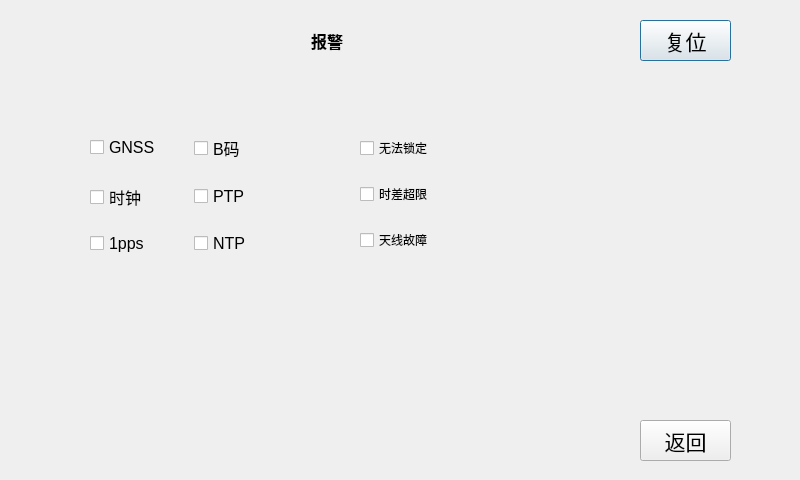
<?xml version="1.0" encoding="UTF-8"?>
<ui version="4.0">
 <class>SetAlarm</class>
 <widget class="QDialog" name="SetAlarm">
  <property name="geometry">
   <rect>
    <x>0</x>
    <y>0</y>
    <width>800</width>
    <height>480</height>
   </rect>
  </property>
  <property name="windowTitle">
   <string>Dialog</string>
  </property>
  <widget class="QPushButton" name="pushButton_6">
   <property name="geometry">
    <rect>
     <x>640</x>
     <y>20</y>
     <width>91</width>
     <height>41</height>
    </rect>
   </property>
   <property name="font">
    <font>
     <pointsize>16</pointsize>
    </font>
   </property>
   <property name="text">
    <string>复位</string>
   </property>
  </widget>
  <widget class="QPushButton" name="pushButton_5">
   <property name="geometry">
    <rect>
     <x>640</x>
     <y>420</y>
     <width>91</width>
     <height>41</height>
    </rect>
   </property>
   <property name="font">
    <font>
     <pointsize>16</pointsize>
    </font>
   </property>
   <property name="text">
    <string>返回</string>
   </property>
  </widget>
  <widget class="QLabel" name="label">
   <property name="geometry">
    <rect>
     <x>300</x>
     <y>30</y>
     <width>54</width>
     <height>21</height>
    </rect>
   </property>
   <property name="font">
    <font>
     <pointsize>12</pointsize>
     <weight>75</weight>
     <bold>true</bold>
    </font>
   </property>
   <property name="text">
    <string>报警</string>
   </property>
   <property name="alignment">
    <set>Qt::AlignCenter</set>
   </property>
  </widget>
  <widget class="QWidget" name="layoutWidget">
   <property name="geometry">
    <rect>
     <x>90</x>
     <y>120</y>
     <width>201</width>
     <height>151</height>
    </rect>
   </property>
   <layout class="QGridLayout" name="gridLayout">
    <item row="0" column="0">
     <widget class="QCheckBox" name="checkBox">
      <property name="font">
       <font>
        <pointsize>12</pointsize>
       </font>
      </property>
      <property name="text">
       <string>GNSS</string>
      </property>
     </widget>
    </item>
    <item row="0" column="1">
     <widget class="QCheckBox" name="checkBox_4">
      <property name="font">
       <font>
        <pointsize>12</pointsize>
       </font>
      </property>
      <property name="text">
       <string>B码</string>
      </property>
     </widget>
    </item>
    <item row="1" column="0">
     <widget class="QCheckBox" name="checkBox_2">
      <property name="font">
       <font>
        <pointsize>12</pointsize>
       </font>
      </property>
      <property name="text">
       <string>时钟</string>
      </property>
     </widget>
    </item>
    <item row="1" column="1">
     <widget class="QCheckBox" name="checkBox_5">
      <property name="font">
       <font>
        <pointsize>12</pointsize>
       </font>
      </property>
      <property name="text">
       <string>PTP</string>
      </property>
     </widget>
    </item>
    <item row="2" column="0">
     <widget class="QCheckBox" name="checkBox_3">
      <property name="font">
       <font>
        <pointsize>12</pointsize>
       </font>
      </property>
      <property name="text">
       <string>1pps</string>
      </property>
     </widget>
    </item>
    <item row="2" column="1">
     <widget class="QCheckBox" name="checkBox_6">
      <property name="font">
       <font>
        <pointsize>12</pointsize>
       </font>
      </property>
      <property name="text">
       <string>NTP</string>
      </property>
     </widget>
    </item>
   </layout>
  </widget>
  <widget class="QWidget" name="">
   <property name="geometry">
    <rect>
     <x>360</x>
     <y>120</y>
     <width>121</width>
     <height>151</height>
    </rect>
   </property>
   <layout class="QVBoxLayout" name="verticalLayout">
    <item>
     <widget class="QCheckBox" name="checkBox_7">
      <property name="text">
       <string>无法锁定</string>
      </property>
     </widget>
    </item>
    <item>
     <widget class="QCheckBox" name="checkBox_8">
      <property name="text">
       <string>时差超限</string>
      </property>
     </widget>
    </item>
    <item>
     <widget class="QCheckBox" name="checkBox_9">
      <property name="text">
       <string>天线故障</string>
      </property>
     </widget>
    </item>
   </layout>
  </widget>
 </widget>
 <resources/>
 <connections>
  <connection>
   <sender>pushButton_5</sender>
   <signal>clicked()</signal>
   <receiver>SetAlarm</receiver>
   <slot>close()</slot>
   <hints>
    <hint type="sourcelabel">
     <x>696</x>
     <y>430</y>
    </hint>
    <hint type="destinationlabel">
     <x>761</x>
     <y>386</y>
    </hint>
   </hints>
  </connection>
 </connections>
</ui>
